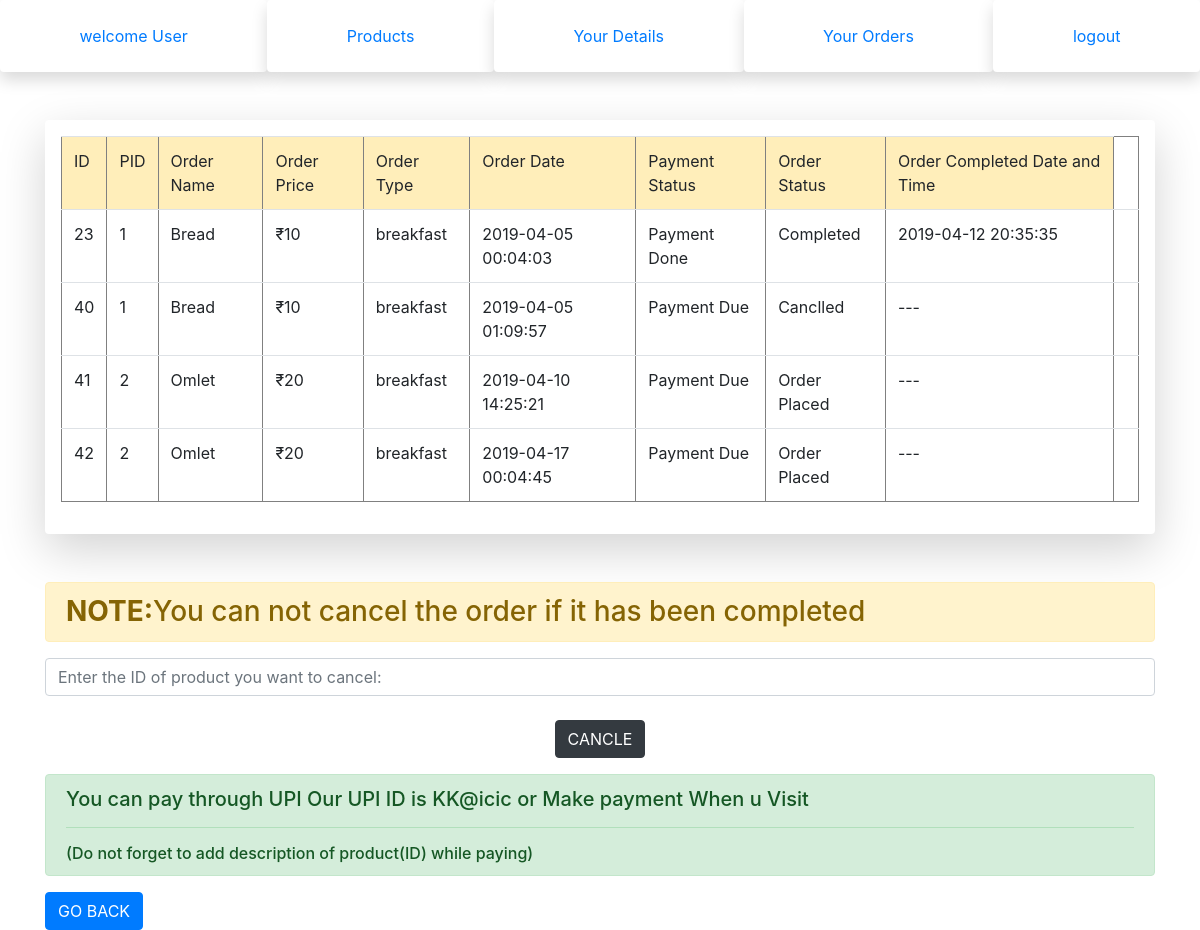
The page /myorder.php (signed in) on the database its author committed.
### tables this page shows
CREATE TABLE `orders` (
  `id` int(11) NOT NULL,
  `pid` int(11) NOT NULL,
  `oname` varchar(90) NOT NULL,
  `oprice` varchar(90) NOT NULL,
  `otype` varchar(90) NOT NULL,
  `oby` varchar(90) NOT NULL,
  `odate` varchar(100) NOT NULL,
  `payment` varchar(90) NOT NULL DEFAULT 'Payment Due',
  `ostatus` varchar(90) NOT NULL DEFAULT 'Order Placed',
  `ocdate` varchar(90) NOT NULL DEFAULT '---'
);

### myorder.php (the view, shortened to what this page needs)
<!DOCTYPE html>
<html lang="en" dir="ltr">
  <head>
    <link rel="stylesheet" href="https://stackpath.bootstrapcdn.com/bootstrap/4.3.1/css/bootstrap.min.css">
  </head>
  <body>
    <ul class="nav nav-pills nav-fill">
  <li class="nav-item">
      <div class="shadow p-3 mb-5 bg-white rounded">
    <a class="nav-link " href="homepage.php" >welcome User</a>
  </li>
  <li class="nav-item">
      <div class="shadow p-3 mb-5 bg-white rounded">
    <a class="nav-link " href="products.php">Products</a>
  </li>
  <li class="nav-item">
    <div class="shadow p-3 mb-5 bg-white rounded">
    <a class="nav-link" href="detail.php">Your Details</a>
  </li>
  <li class="nav-item">
      <div class="shadow p-3 mb-5 bg-white rounded">
    <a class="nav-link" href="myorder.php">Your Orders</a>
  </li>
  <li class="nav-item">
    <div class="shadow p-3 mb-5 bg-white rounded">
    <a class="nav-link " href="logout.php" >logout</a>
  </li>
</ul>
  <div class="container">
<div class="shadow-lg p-3 mb-5 bg-white rounded">
<table class="table" border="1">
  <tr>
    <td class="table-warning">ID</td>
    <td class="table-warning">PID</td>
    <td class="table-warning">Order Name</td>
    <td class="table-warning">Order Price</td>
    <td class="table-warning">Order Type</td>
    <td class="table-warning">Order Date</td>
    <td class="table-warning">Payment Status</td>
      <td class="table-warning">Order Status</td>
       <td class="table-warning">Order Completed Date and Time</td>
  </tr>
</div>
  <?php
$servername = "localhost";
$username = "root";
$password = "root";
$dbname = "canteen";
$aaa=   $_SESSION["u2"];
$conn = new mysqli($servername, $username, $password, $dbname);
$sql = "SELECT * FROM orders where oby='$aaa'";
$result = $conn->query($sql);
if ($result->num_rows > 0) {
   while($row = $result->fetch_assoc()) {
     echo "<tr><td>";
     echo $row['id'];
     echo "</td><td>";
     echo $row['pid'];
     echo "</td><td>";
     echo $row['oname'];
     echo "</td><td>";
     echo "₹".$row['oprice'];
     echo "</td><td>";
     echo $row['otype'];
     echo "</td><td>";
     echo $row['odate'];
     echo "</td><td>";
     echo $row['payment'];
     echo "</td><td>";
     echo $row['ostatus'];
     echo "</td><td>";
     echo $row['ocdate'];
     echo "</td><td>";
     echo "</td></tr>";
   }
}
 ?>
</div>
<h3 class="alert alert-warning alert-dismissible fade show"><b> NOTE:</b>You can not cancel the order if it has been completed</h3>
<div class="form-group">
    <form method="post">
      <input  class="form-control" type="text" name="ID" id="ID" placeholder="Enter the ID of product you want to cancel:">
      <br>
      <div style="text-align:center">
      <input  class="btn btn-dark" type="submit" name="sun" value="CANCLE">
    </div>
    </form>
  </div>
 <div class="alert alert-success" role="alert">
 <h5>You can pay through UPI Our UPI ID is KK@icic or Make payment When u Visit</h5>
 <hr>
 <h6 class="mb-0">(Do not forget to add description of product(ID) while paying)</h6>
</div>
 <form  action="homepage.php" method="post">
   <input  class="btn btn-primary" type="submit" name="" value="GO BACK">
 </form>
</body>
</html>

### rows shown on the page
orders: id "23", pid "1", oname "Bread", oprice "10", otype "breakfast", odate "2019-04-05 00:04:03", payment "Payment Done", ostatus "Completed", ocdate "2019-04-12 20:35:35"
orders: id "40", pid "1", oname "Bread", oprice "10", otype "breakfast", odate "2019-04-05 01:09:57", payment "Payment Due", ostatus "Canclled", ocdate "---"
orders: id "41", pid "2", oname "Omlet", oprice "20", otype "breakfast", odate "2019-04-10 14:25:21", payment "Payment Due", ostatus "Order Placed", ocdate "---"
orders: id "42", pid "2", oname "Omlet", oprice "20", otype "breakfast", odate "2019-04-17 00:04:45", payment "Payment Due", ostatus "Order Placed", ocdate "---"
